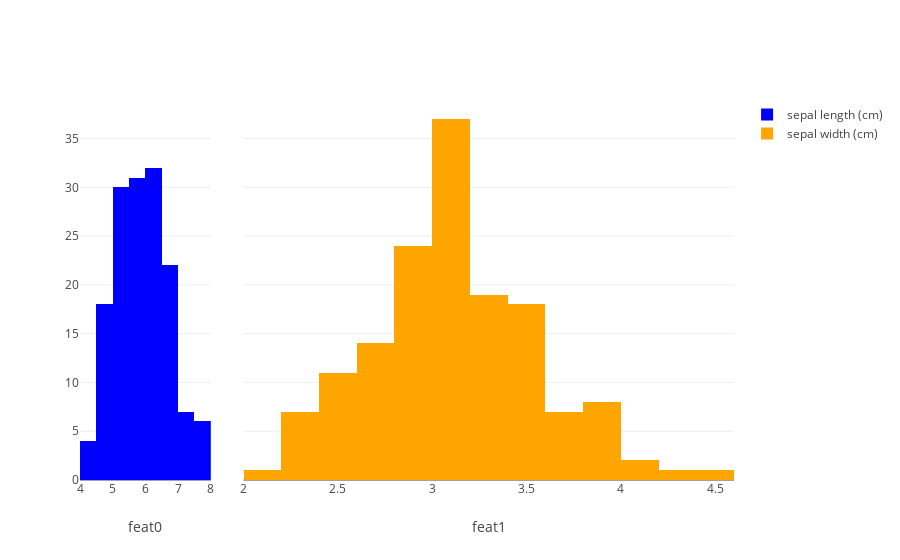

Notebook code cell kept with this figure:
### Markdown cell above
**domain(調整)**

### Code cell
x1 = df.iloc[:, 1]
x2 = df.iloc[:, 2]

# trace
trace1 = go.Histogram(x=x0,
                      name=feat_names[0],
                      marker=dict(color='blue'),
                      xaxis='x1')
trace2 = go.Histogram(x=x1,
                      name=feat_names[1],
                      marker=dict(color='orange'),
                      xaxis='x2')
data = [trace1, trace2]

# domain は [0 1] の範囲で指定。
layout = go.Layout(xaxis= dict(domain=[0, 0.2], anchor='x1', title='feat0'),
                   yaxis= dict(),
                   xaxis2=dict(domain=[0.25, 1], anchor='x2', title='feat1'),
                   yaxis2=dict())
fig = go.Figure(data=data, layout=layout)
iplot(fig)

### Figure 1 — Plotly figure (JSON) as saved in the notebook; plotly's stock layout.template omitted (floating-point values rounded to 4 significant figures; data arrays with more than 128 entries replaced by an {"elided": "..."} marker saying what was removed)
{"data": [{"marker": {"color": "blue"}, "name": "sepal length (cm)", "type": "histogram", "uid": "cfca3c51-122a-4254-b8e5-78a55bfab2e7", "x": {"elided": "150 float values"}, "xaxis": "x"}, {"marker": {"color": "orange"}, "name": "sepal width (cm)", "type": "histogram", "uid": "75d5fe29-6a5a-4d5d-9f36-beb45969ca97", "x": {"elided": "150 float values"}, "xaxis": "x2"}], "layout": {"autosize": true, "xaxis": {"anchor": "x", "autorange": true, "domain": [0, 0.2], "range": [4, 8], "title": {"text": "feat0"}, "type": "linear"}, "xaxis2": {"anchor": "x2", "autorange": true, "domain": [0.25, 1], "range": [2.0, 4.6], "title": {"text": "feat1"}, "type": "linear"}, "yaxis": {"autorange": true, "range": [0, 38.95]}}}
